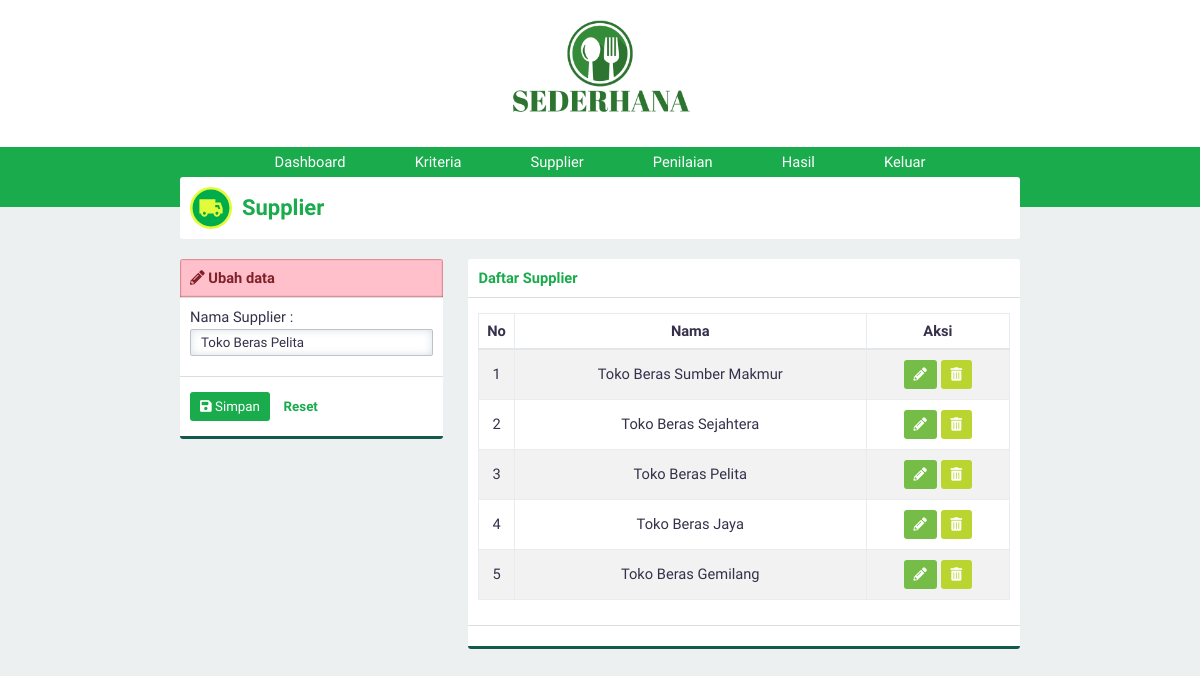
The page /?page=supplier&aksi=ubah&id=11 (signed in) on the database its author committed.
### tables this page shows
CREATE TABLE `supplier` (
  `id_supplier` int(3) NOT NULL,
  `namaSupplier` varchar(30) NOT NULL
);

### page/supplier.php (the view)
<div class="panel">
    <div class="panel-middle" id="judul">
        <img src="asset/image/supplier.svg">
        <div id="judul-text">
            <h2 class="text-green">Supplier</h2>
        </div>
    </div>
</div>
<div class="row">
    <div class="col-4">
        <div class="panel">
            <?php
            if (@htmlspecialchars($_GET['aksi']) == 'ubah') {
                include 'ubahsupplier.php';
            } else {
                include 'tambahsupplier.php';
            }
            ?>
        </div>
    </div>
    <div class="col-8">
        <div class="panel">
            <div class="panel-top">
                <b class="text-green">Daftar Supplier</b>
            </div>
            <div class="panel-middle">
                <div class="table-responsive">
                    <table>
                        <thead>
                            <tr>
                                <th>No</th>
                                <th>Nama</th>
                                <th>Aksi</th>
                            </tr>
                        </thead>
                        <tbody>
                            <?php
                            $query = "SELECT * FROM supplier";
                            $execute = $konek->query($query);
                            if ($execute->num_rows > 0) {
                                $no = 1;
                                while ($data = $execute->fetch_array(MYSQLI_ASSOC)) {
                                    echo "
                                <tr id='data'>
                                    <td>$no</td>
                                    <td>$data[namaSupplier]</td>
                                    <td>
                                    <div class='norebuttom'>
                                    <a class=\"btn btn-light-green\" href='./?page=supplier&aksi=ubah&id=" . $data['id_supplier'] . "'><i class='fa fa-pencil-alt'></i></a>
                                    <a class=\"btn btn-yellow\" data-a=" . $data['namaSupplier'] . " id='hapus' href='./proses/proseshapus.php/?op=supplier&id=" . $data['id_supplier'] . "'><i class='fa fa-trash-alt'></i></a>
                                    </div></td>
                                </tr>";
                                    $no++;
                                }
                            } else {
                                echo "<tr><td  class='text-center text-green' colspan='3'>Kosong</td></tr>";
                            }
                            ?>
                        </tbody>
                    </table>
                </div>
            </div>
            <div class="panel-bottom"></div>
        </div>
    </div>
</div>

### page/ubahsupplier.php (shortened to what this page needs)
<?php
$id=htmlspecialchars(@$_GET['id']);
$query="SELECT * FROM supplier WHERE id_supplier='$id'";
$execute=$konek->query($query);
if ($execute->num_rows > 0){
    $data=$execute->fetch_array(MYSQLI_ASSOC);
}else{
    header('location:./?page=supplier');
}
?>
<div class="panel-top panel-top-edit">
    <b><i class="fa fa-pencil-alt"></i> Ubah data</b>
</div>
<form id="form" method="POST" action="./proses/prosesubah.php">
    <div class="panel-middle">
        <div class="group-input">
            <label for="supplier" >Nama Supplier :</label>
            <input type="text" value="<?php echo $data['namaSupplier']; ?>" class="form-custom" required autocomplete="off" placeholder="Nama Supplier" id="supplier" name="supplier">
        </div>
    </div>
    <div class="panel-bottom">
        <button type="submit" id="buttonsimpan" class="btn btn-green"><i class="fa fa-save"></i> Simpan</button>
        <button type="reset" id="buttonreset" class="btn btn-second">Reset</button>
    </div>
</form>

### asset/css/style.css (style rules this page uses)
* { padding: 0; margin: 0; font-family: 'Work Sans', sans-serif; color: #36304A; font-weight: 500; letter-spacing: normal; }
a { text-decoration: none; }
h2 { font-size: 1.5em; }
b, h1, h2, h3, h4, h5 { padding: 0; font-weight: 600 !important; margin: 0.83em 0em; }
.text-green { color: #1aab4c !important; }
input, select { border: none; width: 100%; }
.form-custom { padding: 5px 10px; border: solid 1px #BDC3C7; -webkit-border-radius: 2px; -moz-border-radius: 2px; border-radius: 2px; box-sizing: border-box; box-shadow: inset 0 0 8px #d9dfe3; margin: 3px 0 10px 0; }
.btn { border: none; -webkit-padding: 7px 10px; -o-padding: 7px 10px; -moz-padding: 7px 10px; padding: 7px 10px; border-radius: 3px; margin: 5px 0px; display: inline-block; cursor: pointer; font-size: 10pt !important; }
.btn i { color: white !important; }
.btn-green { background-color: #1aab4c; color: white !important; }
.btn-light-green { background-color: #76bd47; color: white !important; }
.btn-yellow { background-color: #bad530; color: white !important; }
.btn-second { background-color: transparent; color: #1aab4c; font-weight: 600; }
.row { margin-top: 10px; display: flex; }
div[class^="col-"] { margin-left: 3%; }
div[class^="col-"]:first-child { margin-left: 0%; }
.col-4 { width: 31.3333333333%; }
.col-8 { width: 65.6666666667%; }
.table-responsive { overflow-y: hidden; }
table { width: 100%; text-align: center; border-collapse: collapse; margin: 5px 0px 15px 0px; }
table tr th { padding: 8px 0px; border: solid 1px #e9ecef; border-bottom: solid 2px #e4e7ea; font-weight: bold; }
table td { border: solid 1px #e9ecef; padding: 5px; }
table tr#data:nth-child(odd) { background-color: #f2f2f2; }
.panel { background-color: white; border-radius: 3px; -webkit-box-sizing: border-box; -moz-box-sizing: border-box; -o-box-sizing: border-box; box-sizing: border-box; margin-bottom: 20px; overflow: hidden; }
.panel-top-edit { background-color: #ffc0cb; box-shadow: inset 0px 0px 2px #800000; color: #802029; }
.panel-top-edit b, .panel-top-edit i { color: #802029; }
.panel-top { padding: 10px; box-sizing: padding-box; border-bottom: solid 1px #dddddd; }
.panel-middle { padding: 10px; box-sizing: padding-box; }
.panel-bottom { padding: 10px; border-bottom: solid 3px #135a4c; border-top: solid 1px #dddddd; }
body { background-color: #ECF0F1; display: flex; width: 100vw; height: 100vh; align-items: center; flex-direction: column; overflow-x: hidden; font-size: 11pt; }
#judul { display: flex; align-items: center; }
#judul img { margin-right: 10px; }
#judul #judul-text { color: #666666; }
#judul #judul-text h2 { margin: 0 !important; }

### rows shown on the page
supplier: supplier "Toko Beras Pelita", namaSupplier "Toko Beras Pelita"
supplier: namaSupplier "Toko Beras Sumber Makmur"
supplier: namaSupplier "Toko Beras Sejahtera"
supplier: namaSupplier "Toko Beras Jaya"
supplier: namaSupplier "Toko Beras Gemilang"
